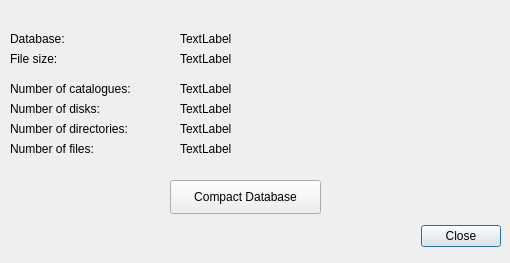
<?xml version="1.0" encoding="UTF-8"?>
<ui version="4.0">
 <class>DlgDBInfo</class>
 <widget class="QDialog" name="DlgDBInfo">
  <property name="geometry">
   <rect>
    <x>0</x>
    <y>0</y>
    <width>510</width>
    <height>263</height>
   </rect>
  </property>
  <property name="windowTitle">
   <string>Database Properties</string>
  </property>
  <widget class="QDialogButtonBox" name="buttonBox">
   <property name="geometry">
    <rect>
     <x>160</x>
     <y>220</y>
     <width>341</width>
     <height>32</height>
    </rect>
   </property>
   <property name="orientation">
    <enum>Qt::Horizontal</enum>
   </property>
   <property name="standardButtons">
    <set>QDialogButtonBox::Close</set>
   </property>
  </widget>
  <widget class="QLabel" name="label">
   <property name="geometry">
    <rect>
     <x>10</x>
     <y>30</y>
     <width>151</width>
     <height>18</height>
    </rect>
   </property>
   <property name="text">
    <string>Database:</string>
   </property>
  </widget>
  <widget class="QLabel" name="label_2">
   <property name="geometry">
    <rect>
     <x>10</x>
     <y>50</y>
     <width>151</width>
     <height>18</height>
    </rect>
   </property>
   <property name="text">
    <string>File size:</string>
   </property>
  </widget>
  <widget class="QLabel" name="label_3">
   <property name="geometry">
    <rect>
     <x>10</x>
     <y>80</y>
     <width>151</width>
     <height>18</height>
    </rect>
   </property>
   <property name="text">
    <string>Number of catalogues:</string>
   </property>
  </widget>
  <widget class="QLabel" name="label_4">
   <property name="geometry">
    <rect>
     <x>10</x>
     <y>100</y>
     <width>151</width>
     <height>18</height>
    </rect>
   </property>
   <property name="text">
    <string>Number of disks:</string>
   </property>
  </widget>
  <widget class="QLabel" name="label_5">
   <property name="geometry">
    <rect>
     <x>10</x>
     <y>120</y>
     <width>151</width>
     <height>18</height>
    </rect>
   </property>
   <property name="text">
    <string>Number of directories:</string>
   </property>
  </widget>
  <widget class="QLabel" name="label_6">
   <property name="geometry">
    <rect>
     <x>10</x>
     <y>140</y>
     <width>151</width>
     <height>18</height>
    </rect>
   </property>
   <property name="text">
    <string>Number of files:</string>
   </property>
  </widget>
  <widget class="QLabel" name="ldbFileName">
   <property name="geometry">
    <rect>
     <x>180</x>
     <y>30</y>
     <width>321</width>
     <height>18</height>
    </rect>
   </property>
   <property name="text">
    <string>TextLabel</string>
   </property>
  </widget>
  <widget class="QLabel" name="lNumCats">
   <property name="geometry">
    <rect>
     <x>180</x>
     <y>80</y>
     <width>321</width>
     <height>18</height>
    </rect>
   </property>
   <property name="text">
    <string>TextLabel</string>
   </property>
  </widget>
  <widget class="QLabel" name="lNumDisks">
   <property name="geometry">
    <rect>
     <x>180</x>
     <y>100</y>
     <width>321</width>
     <height>18</height>
    </rect>
   </property>
   <property name="text">
    <string>TextLabel</string>
   </property>
  </widget>
  <widget class="QLabel" name="lNumDirs">
   <property name="geometry">
    <rect>
     <x>180</x>
     <y>120</y>
     <width>321</width>
     <height>18</height>
    </rect>
   </property>
   <property name="text">
    <string>TextLabel</string>
   </property>
  </widget>
  <widget class="QLabel" name="lNumFiles">
   <property name="geometry">
    <rect>
     <x>180</x>
     <y>140</y>
     <width>321</width>
     <height>18</height>
    </rect>
   </property>
   <property name="text">
    <string>TextLabel</string>
   </property>
  </widget>
  <widget class="QLabel" name="ldbFileSize">
   <property name="geometry">
    <rect>
     <x>180</x>
     <y>50</y>
     <width>321</width>
     <height>18</height>
    </rect>
   </property>
   <property name="text">
    <string>TextLabel</string>
   </property>
  </widget>
  <widget class="QPushButton" name="bCompact">
   <property name="geometry">
    <rect>
     <x>170</x>
     <y>180</y>
     <width>151</width>
     <height>34</height>
    </rect>
   </property>
   <property name="text">
    <string>Compact Database</string>
   </property>
  </widget>
 </widget>
 <resources/>
 <connections>
  <connection>
   <sender>buttonBox</sender>
   <signal>accepted()</signal>
   <receiver>DlgDBInfo</receiver>
   <slot>accept()</slot>
   <hints>
    <hint type="sourcelabel">
     <x>248</x>
     <y>254</y>
    </hint>
    <hint type="destinationlabel">
     <x>157</x>
     <y>274</y>
    </hint>
   </hints>
  </connection>
  <connection>
   <sender>buttonBox</sender>
   <signal>rejected()</signal>
   <receiver>DlgDBInfo</receiver>
   <slot>reject()</slot>
   <hints>
    <hint type="sourcelabel">
     <x>316</x>
     <y>260</y>
    </hint>
    <hint type="destinationlabel">
     <x>286</x>
     <y>274</y>
    </hint>
   </hints>
  </connection>
 </connections>
</ui>
